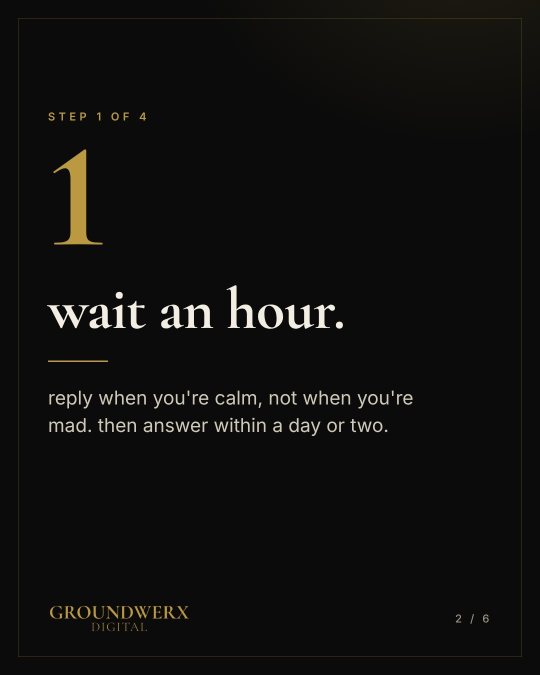
#> input picture images/2026-10-w3/p1_review_reply_2.jpg, 1080 x 1350 px, given in place of logo-wordmark.png, which was not available (shown at 1/2 size)
$ python week3_build.py
#> lines starting #> are read from the running program, lines starting #| are printed output that depends on the picture; pictures that were not available may be replaced by others from this repository, and a replacement may not be noted
"""Render GroundWerx posts for the week of Oct 19-23, 2026.
Usage: python3 templates/week3_build.py
Outputs 1080x1350 JPGs to images/2026-10-w3/.
"""
import asyncio, pathlib
from playwright.async_api import async_playwright
from PIL import Image

ROOT = pathlib.Path(__file__).resolve().parent.parent
F = (ROOT / "brand/fonts").as_uri()
TMP = ROOT / "templates/_tmp"; TMP.mkdir(exist_ok=True)
W3 = ROOT / "images/2026-10-w3"; W3.mkdir(parents=True, exist_ok=True)

# Logo variants: original (gold on black, use with mix-blend lighten) and a dark-ink version
# with transparency for cream / gold backgrounds.
LOGO = (ROOT / "brand/logo-wordmark.png").as_uri()
src = Image.open(ROOT / "brand/logo-wordmark.png").convert("L")
alpha = src.point(lambda v: min(255, int(v * 1.6)))
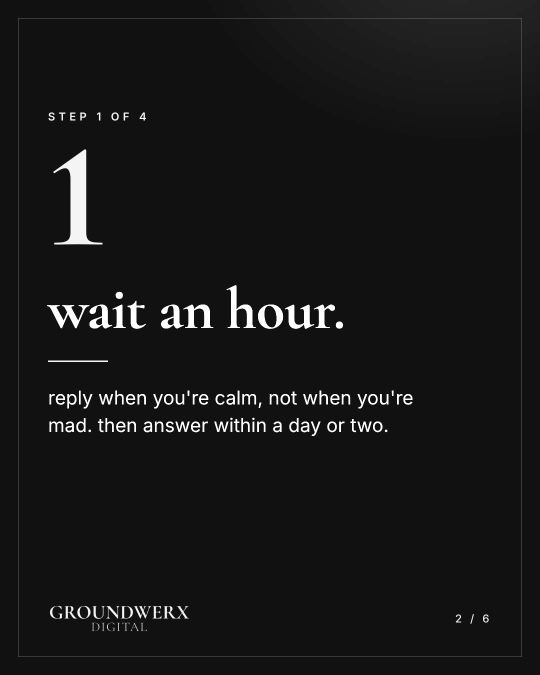
#> alpha: PIL image 1080x1350 L (shown at 1/2 size); min 0, max 255, mean 23.3
ink = Image.new("RGBA", src.size, (11, 11, 11, 255)); ink.putalpha(alpha)
#> after `ink.putalpha(alpha)`:
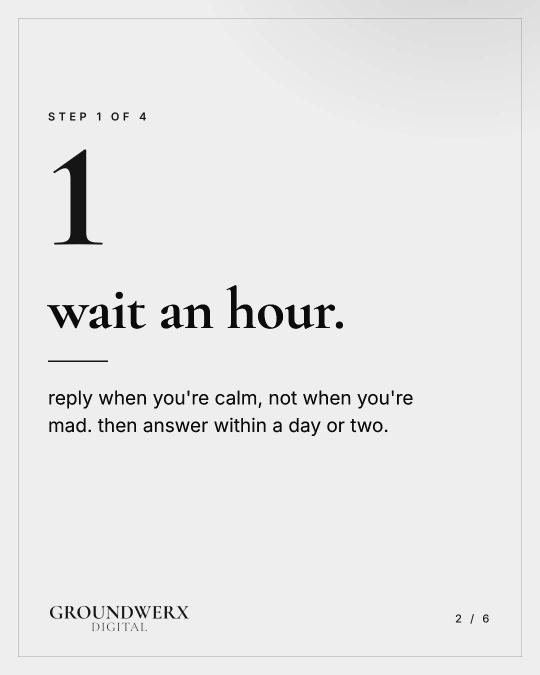
#> ink: PIL image 1080x1350 RGBA (shown at 1/2 size); mean R, G, B, A 11, 11, 11, 23.3; transparent parts drawn white
ink.save(TMP / "logo_ink.png"); LOGO_INK = (TMP / "logo_ink.png").as_uri()

CSS = f"""
@font-face{{font-family:CG;font-weight:600;src:url({F}/cormorant-garamond-latin-600-normal.woff2)}}
@font-face{{font-family:CG;font-weight:700;src:url({F}/cormorant-garamond-latin-700-normal.woff2)}}
@font-face{{font-family:CG;font-weight:700;font-style:italic;src:url({F}/cormorant-garamond-latin-700-italic.woff2)}}
@font-face{{font-family:In;font-weight:400;src:url({F}/inter-latin-400-normal.woff2)}}
@font-face{{font-family:In;font-weight:500;src:url({F}/inter-latin-500-normal.woff2)}}
@font-face{{font-family:In;font-weight:600;src:url({F}/inter-latin-600-normal.woff2)}}
@font-face{{font-family:In;font-weight:700;src:url({F}/inter-latin-700-normal.woff2)}}
:root{{--gold:#BA9941;--gold2:#D9BF72;--ink:#0B0B0B;--paper:#F2EEE4;--mute:#9A9483;--line:rgba(186,153,65,.35)}}
*{{box-sizing:border-box;margin:0;padding:0}}
html,body{{width:1080px;height:1350px;overflow:hidden;background:var(--ink)}}
.page{{position:relative;width:1080px;height:1350px;padding:110px 96px 0;font-family:In;overflow:hidden}}
.dark{{color:var(--paper);background:radial-gradient(ellipse 900px 700px at 85% -10%,rgba(186,153,65,.13),transparent 60%),var(--ink)}}
.cream{{color:var(--ink);background:var(--paper)}}
.goldbg{{color:var(--ink);background:linear-gradient(160deg,#D9BF72 0%,#BA9941 70%)}}
.frame::before{{content:"";position:absolute;inset:36px;border:1.5px solid var(--line);pointer-events:none}}
.cream.frame::before{{border-color:rgba(11,11,11,.18)}}
.goldbg.frame::before{{border-color:rgba(11,11,11,.3)}}
.kicker{{font-weight:600;font-size:22px;letter-spacing:.32em;text-transform:uppercase;color:var(--gold)}}
.cream .kicker{{color:#8a6f28}} .goldbg .kicker{{color:var(--ink)}}
.h{{font-family:CG;font-weight:700;line-height:.98;letter-spacing:-.01em;font-variant-numeric:lining-nums}}
.h em{{font-style:italic;color:var(--gold2)}}
.cream .h em{{color:#8a6f28}} .goldbg .h em{{color:var(--ink)}}
.body{{font-size:34px;line-height:1.45;color:#CFC9BA}}
.cream .body{{color:#3b382f}} .goldbg .body{{color:#1d1a12}}
.body b{{font-weight:600;color:var(--paper)}} .cream .body b,.goldbg .body b{{color:var(--ink)}}
.rule{{width:120px;height:3px;background:var(--gold);margin:44px 0}}
.goldbg .rule{{background:var(--ink)}}
.foot{{position:absolute;left:96px;right:96px;bottom:84px;display:flex;align-items:center;justify-content:space-between}}
.foot img{{height:58px}} .dark .foot img{{mix-blend-mode:lighten}}
.foot .r{{font-size:22px;letter-spacing:.24em;color:var(--mute);text-transform:uppercase;font-weight:500}}
.cream .foot .r{{color:#7d776a}} .goldbg .foot .r{{color:#2a2416}}
.swipe{{color:var(--gold)}}
"""

def page(inner, theme="dark", right="", frame=True):
    logo = LOGO if theme == "dark" else LOGO_INK
    cls = f"page {theme}" + (" frame" if frame else "")
    return f"""<!doctype html><html><head><meta charset=utf-8><style>{CSS}</style></head>
<body><div class="{cls}">{inner}<div class=foot><img src="{logo}"><div class=r>{right}</div></div></div></body></html>"""

POSTS = {}  # path -> html

# ---------- Mon Oct 19: dark editorial carousel (6), answering a 1-star review ----------
N = 6
POSTS[W3 / "p1_review_reply_1.jpg"] = page("""<div class=kicker style="margin-top:120px">quick win &middot; save this</div>
<div class=h style="font-size:250px;margin-top:70px;color:var(--gold2);line-height:1">1<span style="font-size:170px;vertical-align:12px">&#9733;</span></div>
<div class=h style="font-size:124px;margin-top:30px">got a bad review?<br><em>here's how<br>to answer it.</em></div>
<div class=rule></div>
<div class=body style="max-width:800px">four steps. no panic, no firing back.</div>""", "dark", "<span class=swipe>swipe &rarr;</span>")
steps = [
 ("wait an hour.", "reply when you're calm, not when you're mad. then answer within a day or two."),
 ("thank them.<br><em>own what's yours.</em>", "if you dropped the ball, say so. if you didn't, stay polite and stick to the facts."),
 ("take it offline.", "give them a name and a number. &ldquo;call me directly. I want to make this right.&rdquo; leave job details and personal info out of it."),
 ("remember<br><em>who's reading.</em>", "your reply is for the next customer as much as this one. calm and professional says a lot about how you'd treat them."),
]
for i, (h, b) in enumerate(steps, 2):
    POSTS[W3 / f"p1_review_reply_{i}.jpg"] = page(f"""<div class=kicker style="margin-top:110px">step {i - 1} of 4</div>
<div class=h style="font-size:300px;margin-top:20px;color:var(--gold);line-height:.85">{i - 1}</div>
<div class=h style="font-size:118px;margin-top:40px">{h}</div>
<div class=rule></div>
<div class=body style="max-width:820px;font-size:38px">{b}</div>""", "dark", f"{i} / {N}")
POSTS[W3 / "p1_review_reply_6.jpg"] = page("""<div class=kicker style="margin-top:120px">want a second set of eyes?</div>
<div class=h style="font-size:120px;margin-top:40px">free 15-minute call<br><em>with tyler and cade.</em></div>
<div class=rule></div>
<div class=body style="max-width:820px">we'll look at your google profile, your reviews and your website with you.</div>
<div style="margin-top:50px;display:inline-block;border:2px solid var(--gold);padding:28px 40px">
<div style="font-weight:700;font-size:44px;color:var(--gold2)">(952) 333-8122</div>
<div style="font-size:28px;color:#CFC9BA;margin-top:8px;letter-spacing:.04em">groundwerxdigital.com</div></div>""", "dark", "6 / 6")

# ---------- Tue Oct 20: cream background + phone mock, does your profile look abandoned ----------
def house(sky1, sky2, wall, roofc, x):
    return f"""<svg viewBox="0 0 160 120" preserveAspectRatio="xMidYMid slice" width="100%" height="100%" style="filter:saturate(.45) sepia(.25)">
<defs><linearGradient id="g{x}" x1="0" y1="0" x2="0" y2="1"><stop offset="0" stop-color="{sky1}"/><stop offset="1" stop-color="{sky2}"/></linearGradient></defs>
<rect width="160" height="120" fill="url(#g{x})"/><rect x="0" y="96" width="160" height="24" fill="#6f7f5e"/>
<rect x="34" y="62" width="92" height="40" fill="{wall}"/><polygon points="24,64 80,26 136,64" fill="{roofc}"/>
<rect x="70" y="78" width="18" height="24" fill="#3b3b3b"/>
<rect x="44" y="72" width="16" height="13" fill="#cfe3f2"/><rect x="100" y="72" width="16" height="13" fill="#cfe3f2"/></svg>"""
PHONE_CSS = """
.phone{position:absolute;left:96px;top:380px;width:500px;height:800px;border-radius:64px;background:#1b1b1b;padding:15px;box-shadow:0 30px 70px rgba(0,0,0,.28)}
.scr{position:relative;width:100%;height:100%;border-radius:50px;background:#fff;overflow:hidden;color:#1f1f1f;font-family:In}
.isl{position:absolute;top:14px;left:50%;transform:translateX(-50%);width:116px;height:32px;border-radius:20px;background:#111}
.sb{display:flex;justify-content:space-between;padding:19px 32px 0;font-weight:600;font-size:18px}
.srch{margin:24px 18px 0;height:56px;border-radius:30px;background:#f1f3f4;display:flex;align-items:center;gap:14px;padding:0 22px;font-size:20px}
.tabs{display:flex;gap:24px;padding:14px 24px 0;font-size:16px;color:#5f6368;border-bottom:1px solid #e3e3e3}
.tabs span{padding-bottom:11px} .tabs .on{color:#1f1f1f;font-weight:600;border-bottom:3px solid #1f1f1f}
.card{padding:18px 22px 0}
.nm{font-size:29px;font-weight:600;letter-spacing:-.01em}
.rt{margin-top:7px;font-size:17px;color:#5f6368;display:flex;align-items:center;gap:6px}
.rt b{color:#1f1f1f;font-weight:500} .st{color:#f2a400;letter-spacing:1px;font-size:18px}
.op{margin-top:5px;font-size:17px;color:#5f6368} .op .g{color:#188038;font-weight:600}
.sec{margin-top:13px;padding-top:11px;border-top:1px solid #e3e3e3;font-size:15px;font-weight:600;color:#1f1f1f;display:flex;align-items:center;justify-content:space-between}
.photos{display:grid;grid-template-columns:1.4fr 1fr;grid-template-rows:62px 62px;gap:5px;margin-top:10px;border-radius:12px;overflow:hidden}
.photos div:first-child{grid-row:1/3}
.upd{margin-top:10px;background:#f6f6f6;border-radius:12px;padding:14px 16px;font-size:16px;line-height:1.4;color:#3c4043}
.upd .when{font-size:14px;color:#80868b;margin-bottom:4px}
.rv{margin-top:10px;display:flex;gap:12px}
.av{flex:none;width:36px;height:36px;border-radius:50%;background:#5b8fd6;color:#fff;font-weight:600;display:flex;align-items:center;justify-content:center;font-size:16px}
.rv .t{font-size:16px;line-height:1.4;color:#3c4043}
.old{color:#c5221f;font-weight:600}
.bd{display:inline-flex;align-items:center;justify-content:center;width:28px;height:28px;border-radius:50%;background:#BA9941;color:#0B0B0B;font-weight:700;font-size:16px;flex:none;font-family:In}
.co{position:absolute;left:640px;width:350px;display:flex;gap:18px}
.co .bd{width:46px;height:46px;font-size:22px;margin-top:-4px}
.co .k{font-weight:600;font-size:30px;color:#0B0B0B;line-height:1.15}
.co .d{margin-top:8px;font-size:23px;line-height:1.4;color:#3b382f}
"""
def co(top, n, k, d):
    return f'<div class="co" style="top:{top}px"><div class="bd">{n}</div><div><div class="k">{k}</div><div class="d">{d}</div></div></div>'
POSTS[W3 / "p2_phone_quiet_profile.jpg"] = page(f"""<style>{PHONE_CSS}</style>
<div class=kicker style="margin-top:0">what customers notice</div>
<div class=h style="font-size:92px;margin-top:24px">does your profile look<br><em>like you're still open?</em></div>
<div class=phone><div class=scr><div class=isl></div>
 <div class=sb><span>9:41</span><span>&#9679;&#9679;&#9679; &#9646;</span></div>
 <div class=srch><svg viewBox="0 0 24 24" width="22" height="22" fill="#5f6368"><path d="M15.5 14h-.8l-.3-.3A6.5 6.5 0 1 0 14 15.5l.3.3v.8l5 5 1.5-1.5zm-6 0a4.5 4.5 0 1 1 0-9 4.5 4.5 0 0 1 0 9z"/></svg>plumber near me</div>
 <div class=tabs><span class=on>All</span><span>Maps</span><span>Images</span><span>Reviews</span></div>
 <div class=card>
  <div class=nm>Example Plumbing Co.</div>
  <div class=rt><b>4.6</b><span class=st>&#9733;&#9733;&#9733;&#9733;&#9733;</span><span>(31) &middot; Plumber</span></div>
  <div class=op><span class=g>Open</span> &middot; Closes 5 PM</div>
  <div class=sec><span>Updates from the business</span><span class=bd>1</span></div>
  <div class=upd><div class=when>Posted <span class=old>2 years ago</span></div>Happy holidays from our crew! Now booking for spring.</div>
  <div class=sec><span>Photos</span><span class=bd>2</span></div>
  <div class=photos><div>{house("#b9c9d6","#e9eef2","#d8cdbb","#5a4a3e",1)}</div><div>{house("#c9c1b0","#efe9de","#cbbfa9","#4a4e55",2)}</div><div>{house("#bcc6cc","#eceff1","#c6c6c6","#3d4247",3)}</div></div>
  <div class=sec><span>Reviews</span><span class=bd>3</span></div>
  <div class=rv><div class=av>M</div><div class=t><span class=st>&#9733;&#9733;&#9733;&#9733;&#9733;</span> &nbsp;<span class=old>8 months ago</span><br>Showed up on time and fixed it.</div></div>
 </div>
</div></div>
{co(470, 1, "last update:<br>2 years ago", "looks like nobody's minding the shop.")}
{co(690, 2, "newest photo:<br>years old", "nothing from the jobs you did this year.")}
{co(910, 3, "latest review:<br>8 months ago", "makes people wonder if you're still busy.")}
""", "cream", "example profile")

# ---------- Wed Oct 21: giant-number stat, how we work ----------
rows = [("0", "weekly homework."), ("0", "long contracts. we're month-to-month."),
        ("1", "straight report a month: calls, booked jobs, reviews earned.")]
rl = "".join(f"""<div style="display:flex;gap:40px;align-items:center;padding:20px 0;border-top:1.5px solid var(--line)">
<div class=h style="font-size:110px;color:var(--gold2);width:80px;line-height:.9;text-align:center">{n}</div>
<div style="font-size:34px;line-height:1.35;color:var(--paper);font-weight:500">{t}</div></div>""" for n, t in rows)
POSTS[W3 / "p3_bignumber_zero.jpg"] = page(f"""<div class=kicker style="margin-top:10px">how we work</div>
<div class=h style="font-size:320px;margin-top:0;color:var(--gold2);line-height:.9;letter-spacing:-.03em">0</div>
<div class=h style="font-size:100px;margin-top:10px">dashboards<br><em>you'll have to log into.</em></div>
<div style="margin-top:44px">{rl}</div>""", "dark", "done for you")

# ---------- Thu Oct 22: this vs that (cream), a page for every service ----------
left = ["roofing, gutters, siding, repairs: all in one list", "one paragraph covers everything", "customer has to dig to see if you do their job", "one call button, at the bottom"]
right = ["gutter repair gets its own page", "what you do and the towns you cover", "photos of those jobs", "a call button right there"]
def col(items, good):
    mark = '<span style="color:#8a6f28;font-weight:700">&#10003;</span>' if good else '<span style="color:#a39d8f">&#10005;</span>'
    color = "var(--ink)" if good else "#7d776a"
    return "".join(f"""<div style="display:flex;gap:16px;padding:22px 0;border-bottom:1.5px solid {'rgba(138,111,40,.35)' if good else 'rgba(11,11,11,.1)'};font-size:29px;line-height:1.3;color:{color}">
<div style="width:26px;flex:none">{mark}</div><div>{t}</div></div>""" for t in items)
POSTS[W3 / "p4_thisvsthat_service_pages.jpg"] = page(f"""<div class=kicker style="margin-top:0">website quick win</div>
<div class=h style="font-size:100px;margin-top:28px">one &ldquo;services&rdquo; page<br><em>vs.</em> a page for<br>every service.</div>
<div style="display:grid;grid-template-columns:1fr 1fr;gap:28px;margin-top:56px">
 <div style="background:#e8e3d6;border:1.5px solid rgba(11,11,11,.12);padding:30px 30px 12px">
  <div style="font-weight:700;font-size:22px;letter-spacing:.24em;text-transform:uppercase;color:#7d776a">one list</div>
  <div style="margin-top:8px">{col(left, False)}</div></div>
 <div style="background:#fbf8f0;border:2px solid #BA9941;padding:30px 30px 12px">
  <div style="font-weight:700;font-size:22px;letter-spacing:.24em;text-transform:uppercase;color:#8a6f28">a page each</div>
  <div style="margin-top:8px">{col(right, True)}</div></div>
</div>""", "cream", "", frame=False)

# ---------- Fri Oct 23: quote card on solid gold, From Tyler ----------
POSTS[W3 / "p5_quote_tyler_gold.jpg"] = page("""<div class=h style="font-size:330px;line-height:.7;color:var(--ink);margin-top:70px">&ldquo;</div>
<div class=h style="font-size:104px;margin-top:10px;line-height:1.02">you didn't get into<br>the trades to do<br>marketing at 9pm.<br><em>that's what<br>we're for.</em></div>
<div class=rule style="margin-top:56px"></div>
<div style="font-weight:600;font-size:32px;color:var(--ink)">Tyler Maas</div>
<div style="font-size:24px;letter-spacing:.24em;text-transform:uppercase;color:#2a2416;margin-top:10px;font-weight:600">co-founder, groundwerx digital</div>""",
"goldbg", "from tyler")

async def main():
    async with async_playwright() as p:
        b = await p.chromium.launch()
        pg = await b.new_page(viewport={"width": 1080, "height": 1350})
        for out, html in POSTS.items():
            f = TMP / (out.stem + ".html"); f.write_text(html)
            await pg.goto(f.as_uri()); await pg.evaluate("document.fonts.ready"); await pg.wait_for_timeout(250)
            png = TMP / (out.stem + ".png"); await pg.screenshot(path=str(png))
            Image.open(png).convert("RGB").save(out, quality=86); print("wrote", out.relative_to(ROOT))
        await b.close()
    for f in TMP.iterdir(): f.unlink()
    TMP.rmdir()
asyncio.run(main())
#> (the call stopped at `async def main(): async with async_playwright() as p: b = await p.chro..`: playwright is not available in this run)

$ run again, on images/2026-10-w1/p1_carousel_1.jpg
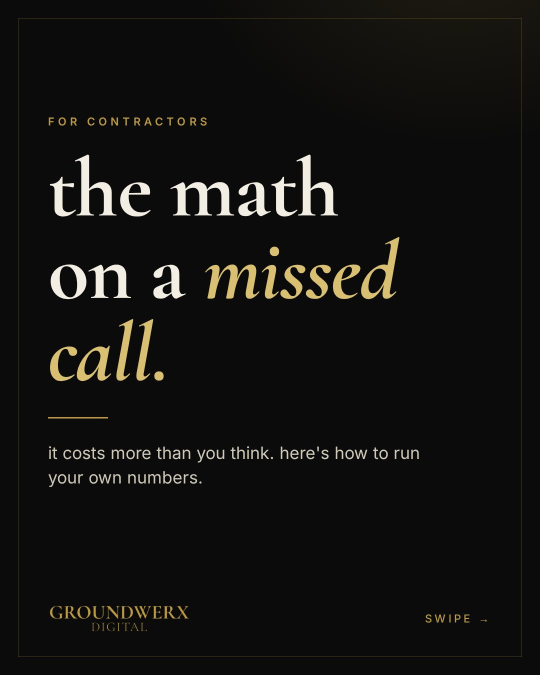
#> input picture images/2026-10-w1/p1_carousel_1.jpg, 1080 x 1350 px, given in place of logo-wordmark.png, which was not available (shown at 1/2 size)
#> `alpha = src.point(lambda v: min(255, int(v * 1.6)))`:
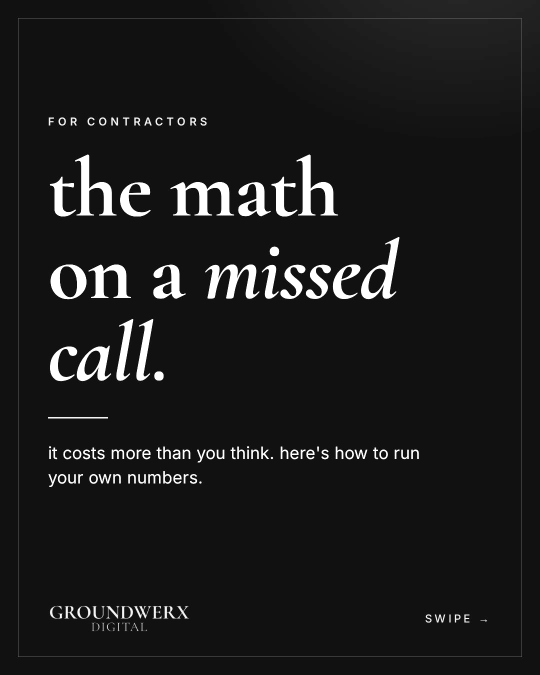
#> alpha: PIL image 1080x1350 L (shown at 1/2 size); min 0, max 255, mean 27.2
#> `ink.putalpha(alpha)`:
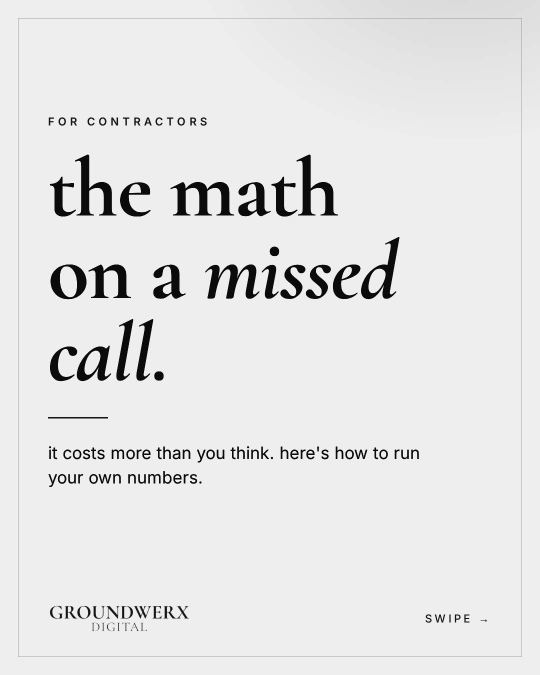
#> ink: PIL image 1080x1350 RGBA (shown at 1/2 size); mean R, G, B, A 11, 11, 11, 27.2; transparent parts drawn white

$ run again, on images/2026-10-w1/p1_carousel_2.jpg
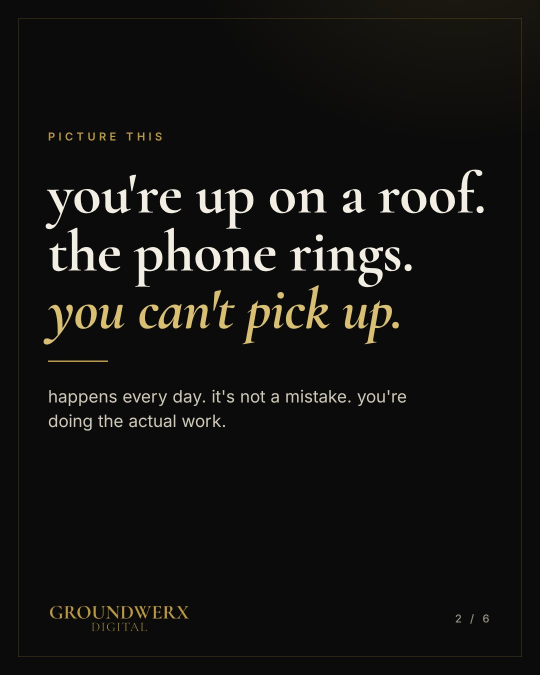
#> input picture images/2026-10-w1/p1_carousel_2.jpg, 1080 x 1350 px, given in place of logo-wordmark.png, which was not available (shown at 1/2 size)
#> `alpha = src.point(lambda v: min(255, int(v * 1.6)))`:
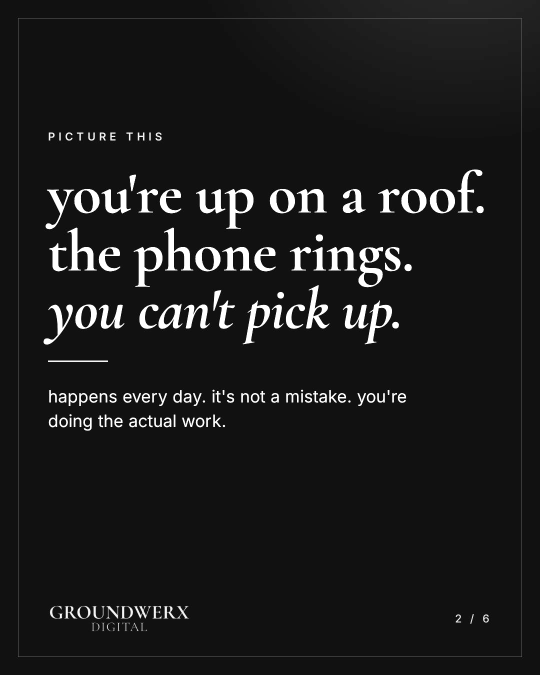
#> alpha: PIL image 1080x1350 L (shown at 1/2 size); min 0, max 255, mean 27.5
#> `ink.putalpha(alpha)`:
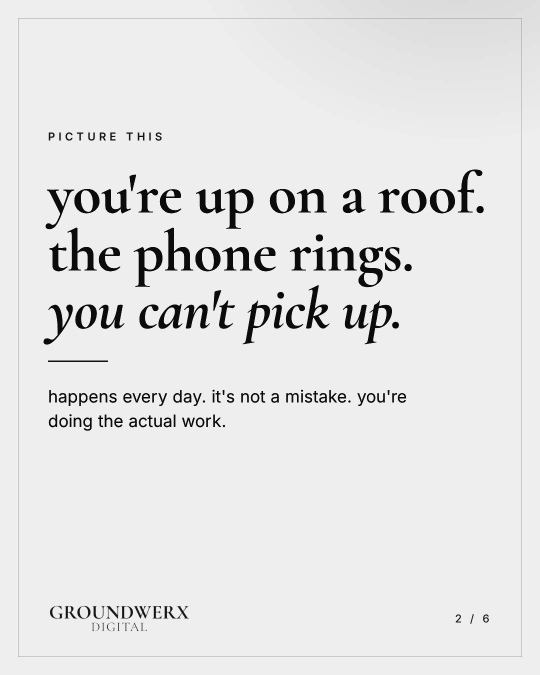
#> ink: PIL image 1080x1350 RGBA (shown at 1/2 size); mean R, G, B, A 11, 11, 11, 27.5; transparent parts drawn white
